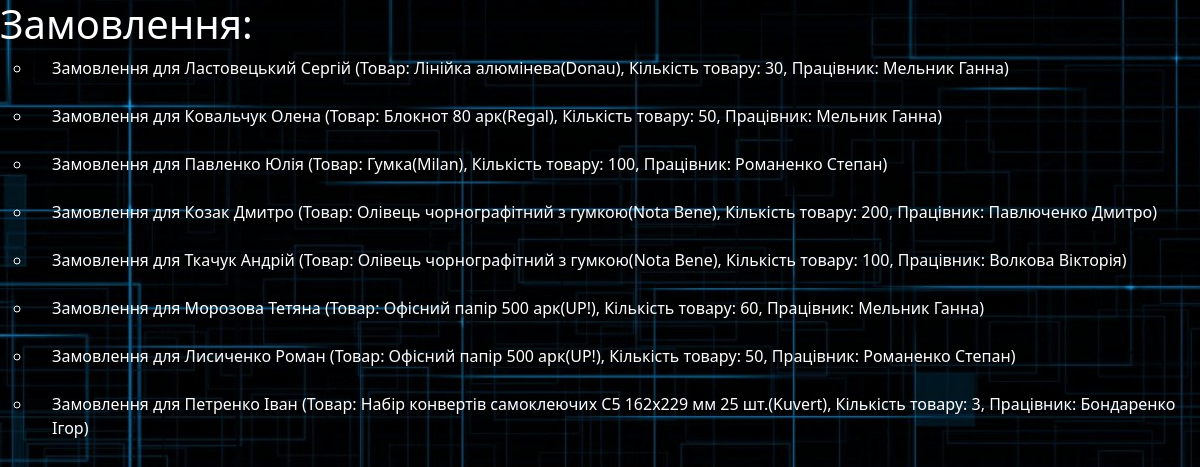
Screenshot of /orders/ with the database file from the repository.
### app1/models.py (models this page shows)
class Order(models.Model):
    client = models.ForeignKey(Clients,on_delete = models.CASCADE, default=1)
    product = models.ForeignKey(Products,on_delete = models.CASCADE, default=1)
    count_of_products = models.IntegerField(default=0)
    worker = models.ForeignKey(Worker,on_delete = models.CASCADE, default=1)
    def __str__(self):
        return f"Замовлення для {self.client}"

class Clients(models.Model):
    name = models.CharField(max_length=35,blank = False)
    surname = models.CharField(max_length=35,blank = False)
    age = models.IntegerField(default=0)
    def __str__(self):
       return f"{self.surname} {self.name}"

class Products(models.Model):
    name = models.CharField(max_length=50,blank = False)
    price = models.IntegerField(default=0)
    count_in_stock = models.IntegerField(default=0)
    company_name = models.CharField(max_length=100,blank = False, null=True)
    demand_per_year = models.IntegerField(default=0)#продажный спрос за год
    price_of_1_item = models.IntegerField(default=0)#стоимость покупки 1 товара
    cost_of_storing_1_product_during_the_year = models.DecimalField(default=0, max_digits=8, decimal_places=1)#стоимость хранения 1 товара в течении года
    restocking_time = models.IntegerField(default=0)#время пополнения запасов
    demand_this_month = models.IntegerField(default=0)#спрос за этот месяц
    demand_last_month = models.IntegerField(default=0)#спрос за прошлый месяц
    def __str__(self):
        return f"{self.name}"

class Worker(models.Model):
    name = models.CharField(max_length=35,blank = False)
    surname = models.CharField(max_length=35,blank = False)
    salary = models.IntegerField(default=0)
    def __str__(self):
        return f"{self.surname} {self.name}"

### app1/views.py (the view)
# urls.py: path('orders/', order_page),
def order_page(request):
    all_order = Order.objects.all()
    context = {
        'order': all_order,
    }
    return render(request, 'order.html', context)

### templates/order.html (shortened to what this page needs)
{% load static %}
<head>
    <link rel="stylesheet" href="https://cdn.jsdelivr.net/npm/bootstrap@5.2.3/dist/css/bootstrap.min.css">
</head>
<body>
    <h1 style="color: #ffffff;">Замовлення:</h1>
    <ul type="circle" >
        {%for i in order%}
        <li style="padding-left: 20px; color: #ffffff;">{{i}} (Товар: {{i.product}}({{i.product.company_name}}), Кількість товару: {{i.count_of_products}}, Працівник: {{i.worker}})</li>
        <br>
        {%endfor%}
    </ul>
</body>
</html>

### rows the page displays
Order: client.name "Замовлення для Ластовецький Сергій", product "Лінійка алюмінева", product.company_name "Donau", count_of_products "30", worker "Мельник Ганна"
Order: client.name "Замовлення для Ковальчук Олена", product "Блокнот 80 арк", product.company_name "Regal", count_of_products "50", worker "Мельник Ганна"
Order: client.name "Замовлення для Павленко Юлія", product "Гумка", product.company_name "Milan", count_of_products "100", worker "Романенко Степан"
Order: client.name "Замовлення для Козак Дмитро", product "Олівець чорнографітний з гумкою", product.company_name "Nota Bene", count_of_products "200", worker "Павлюченко Дмитро"
Order: client.name "Замовлення для Ткачук Андрій", product "Олівець чорнографітний з гумкою", product.company_name "Nota Bene", count_of_products "100", worker "Волкова Вікторія"
Order: client.name "Замовлення для Морозова Тетяна", product "Офісний папір 500 арк", product.company_name "UP!", count_of_products "60", worker "Мельник Ганна"
Order: client.name "Замовлення для Лисиченко Роман", product "Офісний папір 500 арк", product.company_name "UP!", count_of_products "50", worker "Романенко Степан"
Order: client.name "Замовлення для Петренко Іван", product "Набір конвертів самоклеючих С5 162х229 мм 25 шт.", product.company_name "Kuvert", count_of_products "3", worker "Бондаренко Ігор"
